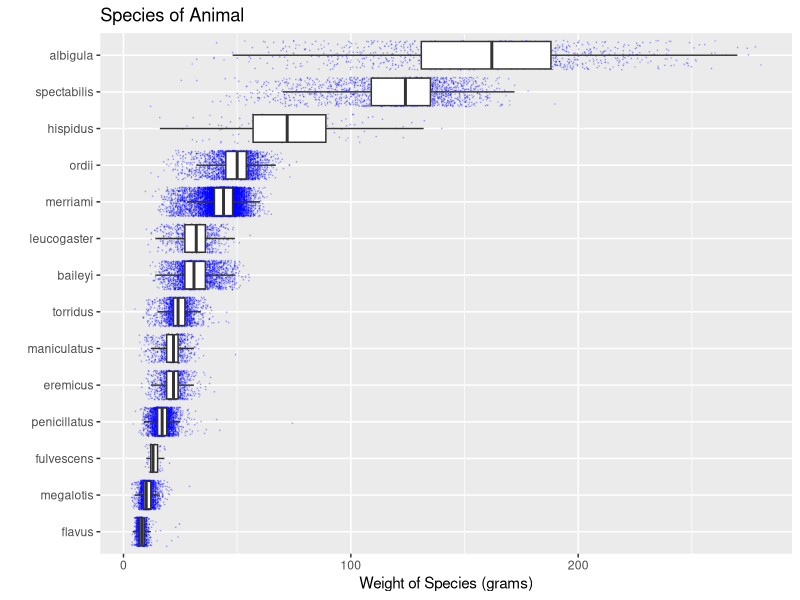
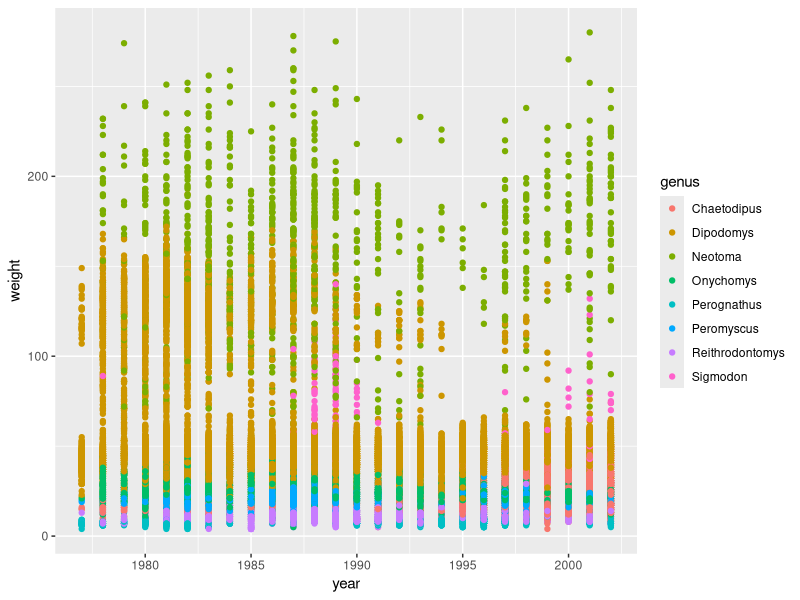
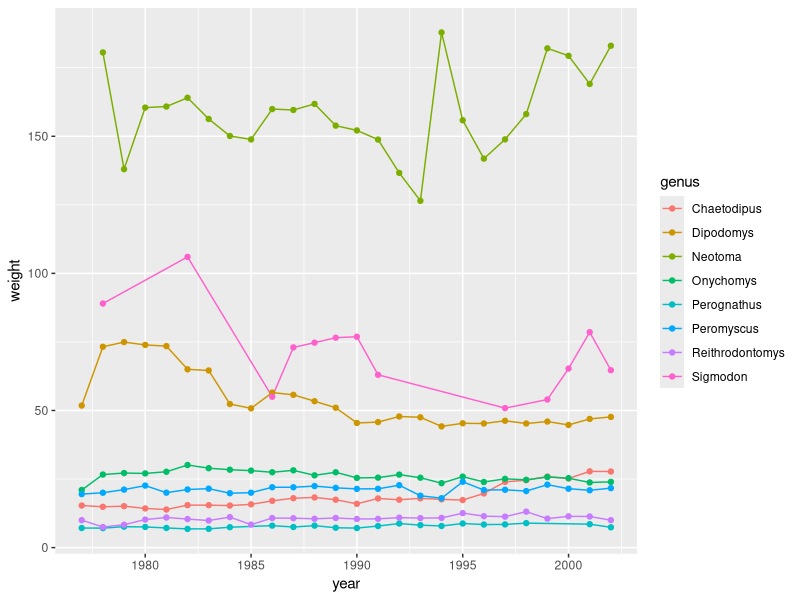
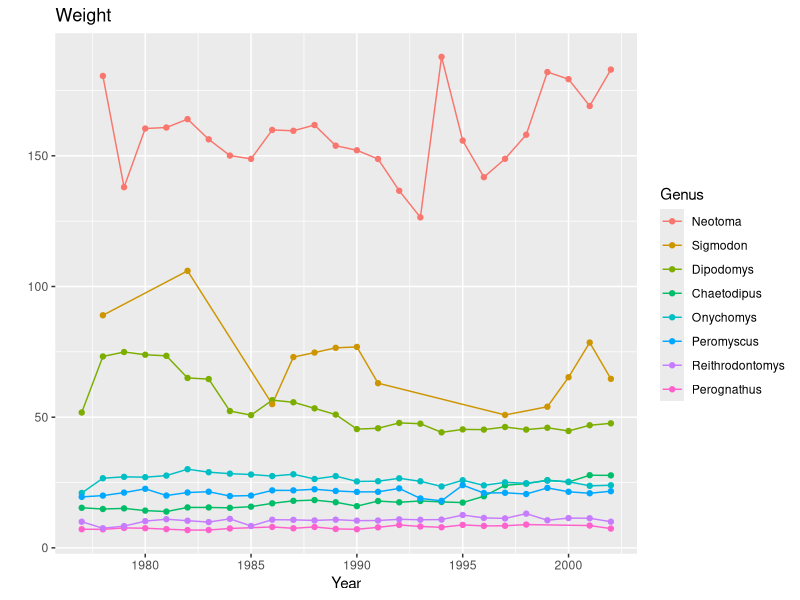
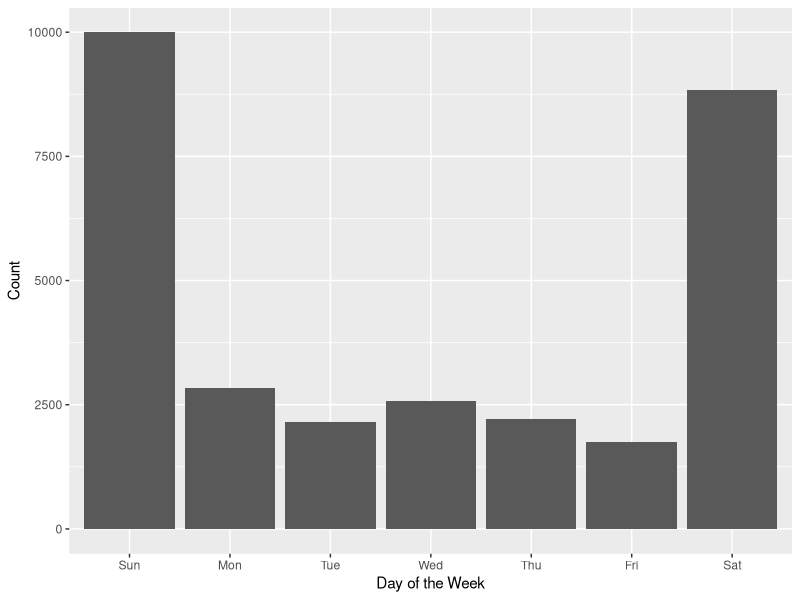
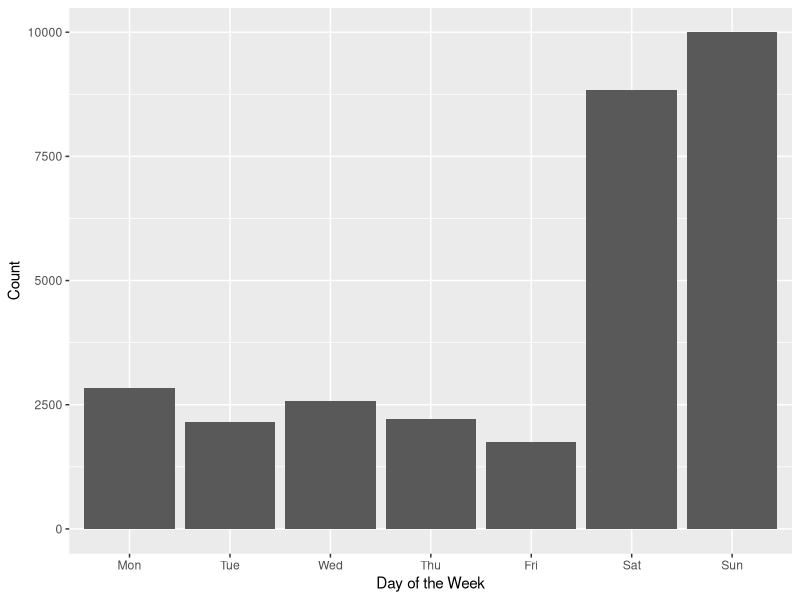
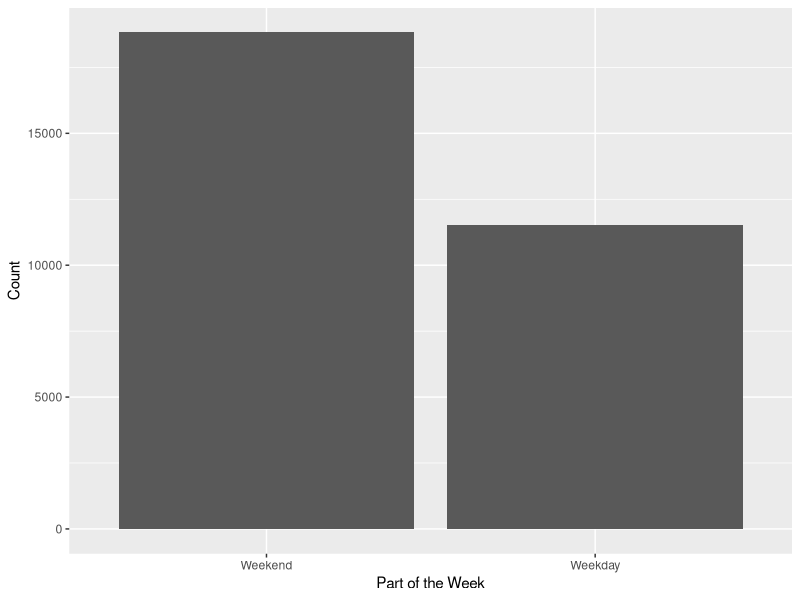

Here is the R script that generated these plots, in order:
## ---- chunk 1
#| label: loading in libraries
#| message: false

library(tidyverse)
library(here)
library(forcats)
library(lubridate)

## ---- chunk 2
#| label: reorder boxplots by descending weights
#| message: false

surveys <- read_csv(here::here("supporting_artifacts", "learning_targets", "data", "surveys.csv"))

surveys_reorder <- surveys |> 
  mutate(species = factor(species),
         species = fct_reorder(species, weight, .desc = FALSE))

ggplot(data = surveys_reorder,
       mapping = aes(x = weight, 
                     y = species)) +
  geom_jitter(size = .02, 
              color = "blue", 
              alpha = 0.2) +
  geom_boxplot(outlier.shape = NA) +
  labs(x = "Weight of Species (grams)", 
       y = "") +
  ggtitle("Species of Animal")      # fixing y-axis label

## ---- chunk 3
#| label: q2.1
#| warning: false

ggplot(data = surveys,
       mapping = aes(x = year, 
                     y = weight, 
                     color = genus)) +
  geom_point()

## ---- chunk 4
#| label: q2.2
#| warning: false

surveys_year_avg <- surveys |> 
  group_by(genus, year) |> 
  summarise(weight = mean(weight))

ggplot(data = surveys_year_avg,
       mapping = aes(x = year, 
                     y = weight, 
                     color = genus)) +
  geom_line() +
  geom_point()

## ---- chunk 5
#| label: q2.3

ggplot(data = surveys_year_avg,
       mapping = aes(x = year, 
                     y = weight, 
                     color = fct_reorder2(genus, 
                                          year, 
                                          weight, 
                                          .desc = TRUE))) +
  geom_line() +
  geom_point() +
  labs(color = "Genus") +
  ggtitle("Weight") +
  labs(x = "Year", 
       y = "")

## ---- chunk 6
#| label: q3.1

surveys_days <- surveys |> 
  mutate(week_day = wday(date, 
                         label = TRUE)) |> 
  filter(!is.na(week_day))

ggplot(data = surveys_days,
       mapping = aes(x = week_day)) +
  geom_bar(stat = 'count') +
  labs(x = "Day of the Week", 
       y = "Count")

## ---- chunk 7
#| label: q3.2

ggplot(data = surveys_days,
       mapping = aes(x = fct_relevel(week_day, 
                                     c("Mon", 
                                       "Tue", 
                                       "Wed", 
                                       "Thu", 
                                       "Fri",
                                       "Sat", 
                                       "Sun")))) +
  geom_bar(stat = 'count') +
  labs(x = "Day of the Week", 
       y = "Count")
## ---- chunk 8
#| label: q3.3

ggplot(data = surveys_days,
       mapping = aes(x = fct_collapse(week_day,
                                      Weekday = c("Mon", 
                                                  "Tue", 
                                                  "Wed", 
                                                  "Thu", 
                                                  "Fri"),
                                      Weekend = c("Sat", 
                                                  "Sun")))) +
  geom_bar(stat = 'count') +
  labs(x = "Part of the Week", 
       y = "Count")
